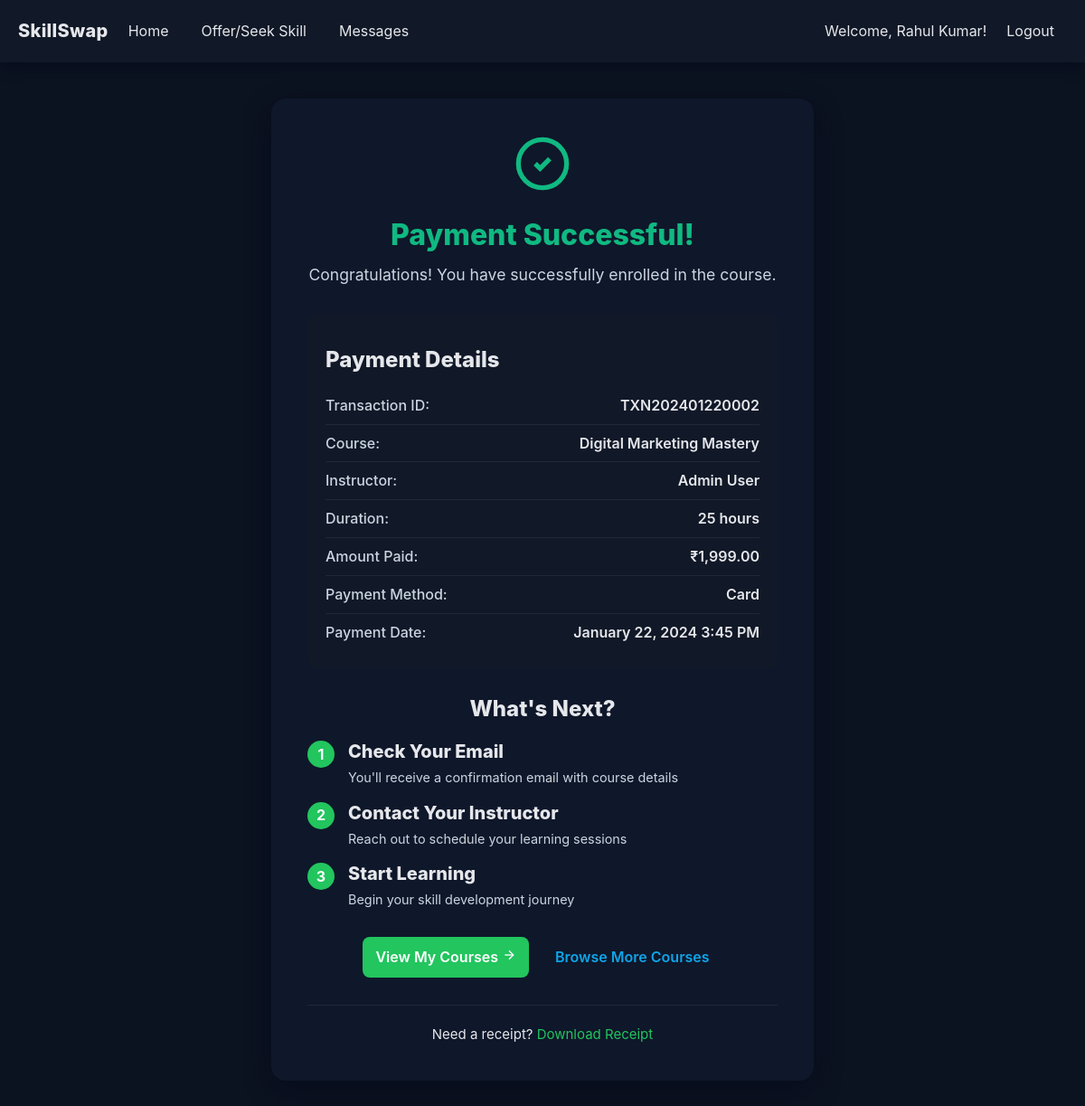
The app's page /payment_success.php?payment_id=2 (signed in) with its own data.
### tables this page shows
CREATE TABLE `Enrollments` (
  `Enrollment_ID` int(11) NOT NULL AUTO_INCREMENT,
  `Student_User_ID` int(11) NOT NULL,
  `Skill_ID` int(11) NOT NULL,
  `Payment_ID` int(11) DEFAULT NULL,
  `Enrollment_Date` datetime DEFAULT CURRENT_TIMESTAMP,
  `Status` enum('Active','Completed','Cancelled') DEFAULT 'Active',
  `Progress` int(11) DEFAULT 0 COMMENT 'Progress percentage 0-100',
  PRIMARY KEY (`Enrollment_ID`),
  UNIQUE KEY `unique_enrollment` (`Student_User_ID`, `Skill_ID`),
  FOREIGN KEY (`Student_User_ID`) REFERENCES `Users`(`User_ID`) ON DELETE CASCADE,
  FOREIGN KEY (`Skill_ID`) REFERENCES `Skills`(`Skill_ID`) ON DELETE CASCADE,
  FOREIGN KEY (`Payment_ID`) REFERENCES `Payments`(`Payment_ID`) ON DELETE SET NULL
);

CREATE TABLE `Payments` (
  `Payment_ID` int(11) NOT NULL AUTO_INCREMENT,
  `Student_User_ID` int(11) NOT NULL COMMENT 'User who is paying',
  `Instructor_User_ID` int(11) NOT NULL COMMENT 'User who will receive payment',
  `Skill_ID` int(11) NOT NULL,
  `Amount` decimal(10,2) NOT NULL COMMENT 'Amount in INR',
  `Payment_Status` enum('Pending','Completed','Failed','Refunded') DEFAULT 'Pending',
  `Payment_Method` varchar(50) DEFAULT 'UPI' COMMENT 'UPI, Card, NetBanking, etc.',
  `Transaction_ID` varchar(100) DEFAULT NULL COMMENT 'Payment gateway transaction ID',
  `Payment_Date` datetime DEFAULT CURRENT_TIMESTAMP,
  `Completion_Date` datetime DEFAULT NULL,
  PRIMARY KEY (`Payment_ID`),
  FOREIGN KEY (`Student_User_ID`) REFERENCES `Users`(`User_ID`) ON DELETE CASCADE,
  FOREIGN KEY (`Instructor_User_ID`) REFERENCES `Users`(`User_ID`) ON DELETE CASCADE,
  FOREIGN KEY (`Skill_ID`) REFERENCES `Skills`(`Skill_ID`) ON DELETE CASCADE
);

CREATE TABLE `Skills` (
  `Skill_ID` int(11) NOT NULL AUTO_INCREMENT,
  `User_ID` int(11) NOT NULL,
  `Skill_Name` varchar(100) NOT NULL,
  `Skill_Type` enum('Offering','Seeking') NOT NULL,
  `Description` text DEFAULT NULL,
  `Price` decimal(10,2) DEFAULT 0.00 COMMENT 'Price in Indian Rupees (INR)',
  `Duration_Hours` int(11) DEFAULT 1 COMMENT 'Course duration in hours',
  `Max_Students` int(11) DEFAULT 10 COMMENT 'Maximum students for this skill',
  `Date_Posted` datetime DEFAULT CURRENT_TIMESTAMP,
  PRIMARY KEY (`Skill_ID`),
  FOREIGN KEY (`User_ID`) REFERENCES `Users`(`User_ID`) ON DELETE CASCADE ON UPDATE CASCADE
);

CREATE TABLE `Users` (
  `User_ID` int(11) NOT NULL AUTO_INCREMENT,
  `Name` varchar(100) NOT NULL,
  `Email` varchar(100) NOT NULL UNIQUE,
  `Contact_Number` varchar(20) DEFAULT NULL,
  `Location` varchar(100) DEFAULT NULL,
  `Password` varchar(255) NOT NULL,
  `Registration_Date` datetime DEFAULT CURRENT_TIMESTAMP,
  PRIMARY KEY (`User_ID`)
);

### payment_success.php (the view, shortened to what this page needs)
<?php
include 'includes/header.php';
require_once 'config/connect.php';
$user_id = $_SESSION['user_id'];
$payment_id = $_GET['payment_id'] ?? 0;
$sql = "SELECT p.*, s.Skill_Name, s.Duration_Hours, u.Name as Instructor_Name, e.Enrollment_ID
        FROM Payments p
        JOIN Skills s ON p.Skill_ID = s.Skill_ID
        JOIN Users u ON p.Instructor_User_ID = u.User_ID
        LEFT JOIN Enrollments e ON p.Payment_ID = e.Payment_ID
        WHERE p.Payment_ID = ? AND p.Student_User_ID = ?";
$stmt = $conn->prepare($sql);
$stmt->bind_param("ii", $payment_id, $user_id);
$stmt->execute();
$result = $stmt->get_result();
$payment = $result->fetch_assoc();
?>
    <div class="navbar">
        <div class="nav-left">
            <span class="brand-title">SkillSwap</span>
            <a href="dashboard.php">Home</a>
            <a href="offer_skill.php">Offer/Seek Skill</a>
            <a href="messages.php">Messages</a>
        </div>
        <div class="nav-right">
            <span>Welcome, <?php echo htmlspecialchars($_SESSION['user_name']); ?>!</span>
            <a href="logout.php">Logout</a>
        </div>
    </div>
    <div class="page-wrapper">
        <div class="success-container">
            <div class="success-card">
                <div class="success-icon">
                    <svg width="64" height="64" viewBox="0 0 24 24" fill="none" stroke="currentColor" stroke-width="2">
                        <path d="M9 12l2 2 4-4"></path>
                        <circle cx="12" cy="12" r="10"></circle>
                    </svg>
                </div>
                <h1>Payment Successful!</h1>
                <p class="success-message">Congratulations! You have successfully enrolled in the course.</p>
                <div class="payment-details">
                    <h2>Payment Details</h2>
                    <div class="detail-row">
                        <span class="label">Transaction ID:</span>
                        <span class="value"><?php echo htmlspecialchars($payment['Transaction_ID']); ?></span>
                    </div>
                    <div class="detail-row">
                        <span class="label">Course:</span>
                        <span class="value"><?php echo htmlspecialchars($payment['Skill_Name']); ?></span>
                    </div>
                    <div class="detail-row">
                        <span class="label">Instructor:</span>
                        <span class="value"><?php echo htmlspecialchars($payment['Instructor_Name']); ?></span>
                    </div>
                    <div class="detail-row">
                        <span class="label">Duration:</span>
                        <span class="value"><?php echo $payment['Duration_Hours']; ?> hours</span>
                    </div>
                    <div class="detail-row">
                        <span class="label">Amount Paid:</span>
                        <span class="value">₹<?php echo number_format($payment['Amount'], 2); ?></span>
                    </div>
                    <div class="detail-row">
                        <span class="label">Payment Method:</span>
                        <span class="value"><?php echo htmlspecialchars($payment['Payment_Method']); ?></span>
                    </div>
                    <div class="detail-row">
                        <span class="label">Payment Date:</span>
                        <span class="value"><?php echo date('F j, Y g:i A', strtotime($payment['Payment_Date'])); ?></span>
                    </div>
                </div>
                <div class="next-steps">
                    <h2>What's Next?</h2>
                    <div class="steps-list">
                        <div class="step-item">
                            <div class="step-icon">1</div>
                            <div class="step-content">
                                <h3>Check Your Email</h3>
                                <p>You'll receive a confirmation email with course details</p>
                            </div>
                        </div>
                        <div class="step-item">
                            <div class="step-icon">2</div>
                            <div class="step-content">
                                <h3>Contact Your Instructor</h3>
                                <p>Reach out to schedule your learning sessions</p>
                            </div>
                        </div>
                        <div class="step-item">
                            <div class="step-icon">3</div>
                            <div class="step-content">
                                <h3>Start Learning</h3>
                                <p>Begin your skill development journey</p>
                            </div>
                        </div>
                    </div>
                </div>
                <div class="action-buttons">
                    <a href="my_courses.php" class="btn btn-primary">
                        <span>View My Courses</span>
                        <svg width="16" height="16" viewBox="0 0 24 24" fill="none" stroke="currentColor" stroke-width="2">
                            <line x1="5" y1="12" x2="19" y2="12"></line>
                            <polyline points="12,5 19,12 12,19"></polyline>
                        </svg>
                    </a>
                    <a href="dashboard.php" class="btn btn-secondary">Browse More Courses</a>
                </div>
                <div class="receipt-download">
                    <p>Need a receipt? <a href="download_receipt.php?payment_id=<?php echo $payment_id; ?>" target="_blank">Download Receipt</a></p>
                </div>
            </div>
        </div>
    </div>
<?php include 'includes/footer.php'; ?>

### assets/css/style.css (style rules this page uses)
* { margin: 0; padding: 0; box-sizing: border-box; }
:root { --bg: #0b1220; --bg-muted: #0f172a; --surface: #111827; --surface-muted: #0f172a; --elevated: #111827; --card: #0f172a; --border: #1f2937; --text: #e5e7eb; --text-muted: #cbd5e1; --primary: #22c55e; --primary-2: #06b6d4; --accent: #0ea5e9; --danger: #ef4444; --danger-bg: #7f1d1d; --success: #10b981; --shadow: rgba(2, 6, 23, 0.45); --space-1: 4px; --space-2: 8px; --space-3: 12px; --space-4: 16px; --space-5: 20px; --space-6: 24px; --space-8: 32px; --space-10: 40px; --radius-sm: 8px; --radius-md: 12px; --radius-lg: 16px; --fs-1: 12px; --fs-2: 14px; --fs-3: 15px; --fs-4: 16px; --fs-5: 18px; --fs-6: 22px; }
body { font-family: -apple-system, BlinkMacSystemFont, "Segoe UI", Roboto, Oxygen, Ubuntu, Cantarell, "Fira Sans", "Droid Sans", "Helvetica Neue", Arial, sans-serif; color: var(--text); background-color: var(--bg); line-height: 1.55; -webkit-font-smoothing: antialiased; -moz-osx-font-smoothing: grayscale; -webkit-text-size-adjust: 100%; text-rendering: optimizeLegibility; touch-action: manipulation; }
h1, h2, h3, h4 { color: var(--text); font-weight: 800; line-height: 1.25; }
h1 { font-size: 28px; margin: var(--space-4) 0 var(--space-3); }
h2 { font-size: 24px; margin: var(--space-4) 0 var(--space-3); }
h3 { font-size: 20px; margin: var(--space-3) 0 var(--space-2); }
p { color: var(--text); font-size: var(--fs-3); }
a { color: var(--accent); text-decoration: none; }
.navbar { background: var(--surface); color: var(--text); display: flex; align-items: center; justify-content: space-between; padding: 12px 20px; box-shadow: 0 4px 16px var(--shadow); }
.navbar a { color: var(--text); text-decoration: none; padding: 10px 14px; border-radius: 8px; transition: background-color 0.2s ease, color 0.2s ease; }
.brand-title { font-weight: 800; letter-spacing: 0.3px; font-size: 20px; color: var(--text); }
.navbar .nav-left, .navbar .nav-right { display: flex; align-items: center; gap: 8px; }
.page-wrapper { max-width: 1100px; margin: 0 auto; padding: 20px; }
.btn { display: inline-block; padding: 10px 14px; border-radius: var(--radius-sm); font-weight: 600; }
.btn-primary { background: var(--primary); color: #fff; }
* { scrollbar-width: thin; scrollbar-color: var(--border) transparent; }
.payment-details { background: var(--surface); border-radius: var(--radius-sm); padding: 20px; margin-bottom: 20px; }

### payment_success.php (style rules this page uses)
.success-container { display: flex; justify-content: center; align-items: center; min-height: 80vh; padding: 20px; }
.success-card { background: var(--card); border-radius: var(--radius-lg); padding: 40px; max-width: 600px; width: 100%; text-align: center; box-shadow: 0 10px 30px var(--shadow); }
.success-icon { color: var(--success); margin-bottom: 20px; }
.success-card h1 { color: var(--success); margin-bottom: 10px; font-size: 2rem; }
.success-message { color: var(--text-muted); margin-bottom: 30px; font-size: 1.1rem; }
.payment-details { background: var(--surface); border-radius: var(--radius-md); padding: 20px; margin: 30px 0; text-align: left; }
.payment-details h2 { margin-bottom: 15px; color: var(--text); }
.detail-row { display: flex; justify-content: space-between; padding: 8px 0; border-bottom: 1px solid var(--border); }
.detail-row:last-child { border-bottom: none; }
.label { color: var(--text-muted); font-weight: 500; }
.value { color: var(--text); font-weight: 600; }
.next-steps { margin: 30px 0; text-align: left; }
.next-steps h2 { text-align: center; margin-bottom: 20px; color: var(--text); }
.steps-list { display: flex; flex-direction: column; gap: 15px; }
.step-item { display: flex; align-items: flex-start; gap: 15px; }
.step-icon { background: var(--primary); color: white; width: 30px; height: 30px; border-radius: 50%; display: flex; align-items: center; justify-content: center; font-weight: bold; flex-shrink: 0; }
.step-content h3 { margin: 0 0 5px 0; color: var(--text); }
.step-content p { margin: 0; color: var(--text-muted); font-size: 0.9rem; }
.action-buttons { display: flex; gap: 15px; justify-content: center; margin: 30px 0; flex-wrap: wrap; }
.receipt-download { margin-top: 20px; padding-top: 20px; border-top: 1px solid var(--border); }
.receipt-download a { color: var(--primary); text-decoration: none; }

### records on screen
enrollments: Payment_ID.Transaction_ID "TXN202401220002", Skill_ID.Skill_Name "Digital Marketing Mastery", users.Name "Admin User", Skill_ID.Duration_Hours "25", Payment_ID.Amount "1,999.00", Payment_ID.Payment_Method "Card", Payment_ID.Payment_Date "January 22, 2024 3:45 PM"

### other values on screen
$_SESSION['user_name'] "Rahul Kumar"
